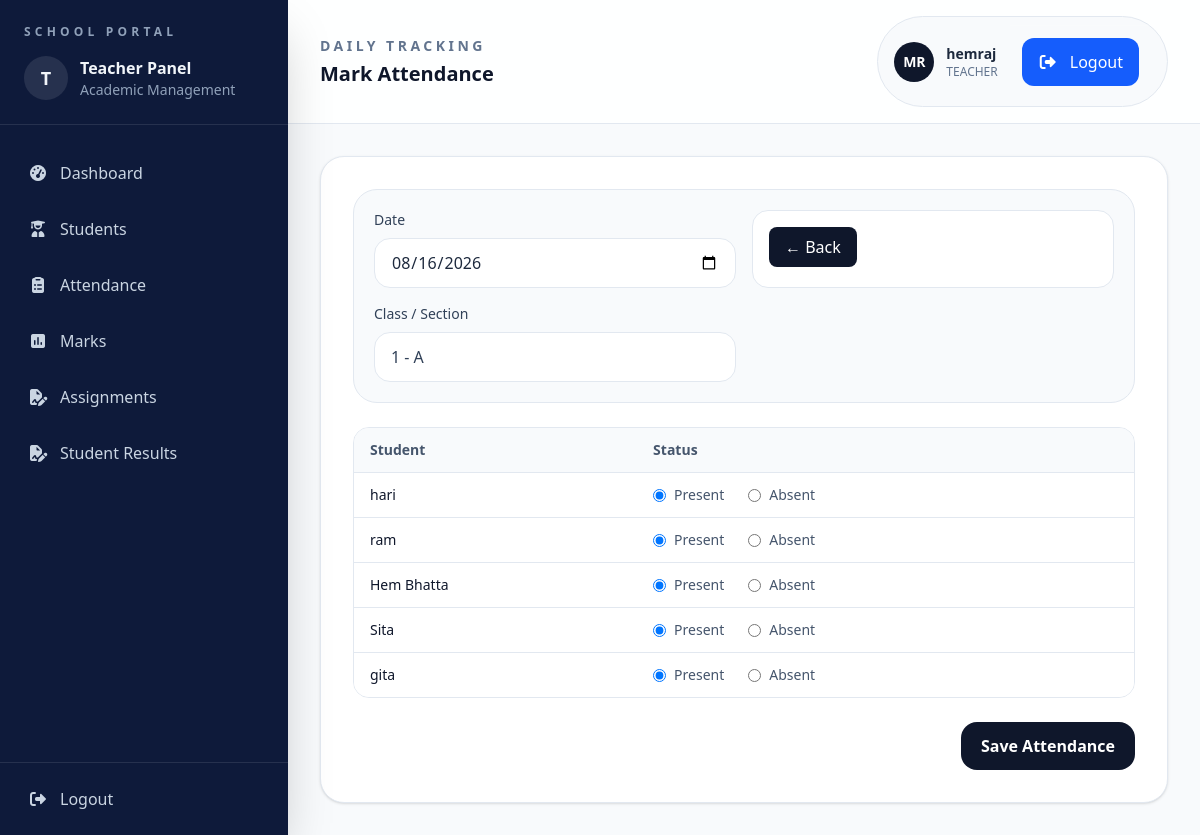
The app's page /attendance/mark/ (signed in) with its own data.
### accounts/models.py (models this page shows, shortened)
class User(AbstractUser):
    ROLE_CHOICES = (("ADMIN", "Admin"), ("TEACHER", "Teacher"))
    role = models.CharField(max_length=20, choices=ROLE_CHOICES, default="TEACHER")

### students/models.py (models this page shows, shortened)
class ClassRoom(models.Model):
    name = models.CharField(max_length=50)
    section = models.CharField(max_length=10)
    teacher = models.ForeignKey(
        User, on_delete=models.SET_NULL, null=True, limit_choices_to={"role": "TEACHER"}
    )

class Student(models.Model):
    name = models.CharField(max_length=50)
    classroom = models.ForeignKey(
        ClassRoom, on_delete=models.CASCADE, related_name="students"
    )
    address = models.TextField(blank=True, null=True)
    phone = models.CharField(max_length=10, blank=True)
    date_of_birth = models.DateField(default="2000-01-01")

### attendance/views.py (the view, shortened to what this page needs)
# urls.py: path("mark/",views.mark_attendance,name="mark-attendance"),
def mark_attendance(request):
    classroom = ClassRoom.objects.filter(teacher=request.user).first()
    if not classroom:
        messages.error(request, "No classroom assigned to you.")
        return redirect("dashboard")
    students = classroom.students.all()
    context = {
        "classroom": classroom,
        "students": students,
        "today": date.today(),
    }
    return render(
        request,
        "attendance/attendance_form.html",
        context,
    )

### attendance/templates/attendance/attendance_form.html (shortened to what this page needs)
{% extends 'base.html' %}
{% block page_label %}Daily Tracking{% endblock %}
{% block page_title %}Mark Attendance{% endblock %}
{% block content %}
<form method="post">
  <div class="space-y-6">
    <div class="rounded-3xl border border-slate-200 bg-slate-50 p-5">
      <div class="grid gap-4 md:grid-cols-2">
        <div>
          <label
            for="date"
            class="mb-2 block text-sm font-medium text-slate-700"
          >
            Date
          </label>
          <input
            id="date"
            name="date"
            type="date"
            value="{{ today|date:'Y-m-d' }}"
            class="w-full rounded-2xl border border-slate-200 bg-white px-4 py-3"
            required
          />
        </div>
      <div class="rounded-2xl border border-slate-200 bg-white p-4">
       <a href="{% url 'attendance' %}"
         class="inline-flex items-center gap-2 rounded-lg bg-slate-900 px-4 py-2 text-white hover:bg-slate-800">
              ← Back
        </a>
      </div>
        <div>
          <label
            for="section"
            class="mb-2 block text-sm font-medium text-slate-700"
          >
            Class / Section
          </label>
          <input
            id="section"
            type="text"
            value="{{ classroom.name }} - {{ classroom.section }}"
            readonly
            class="w-full rounded-2xl border border-slate-200 bg-white px-4 py-3 text-slate-700"
          />
        </div>
      </div>
    </div>
    <div class="overflow-hidden rounded-2xl border border-slate-200">
      <table class="min-w-full divide-y divide-slate-200 text-left text-sm">
        <thead class="bg-slate-50 text-slate-600">
          <tr>
            <th class="px-4 py-3 font-semibold">Student</th>
            <th class="px-4 py-3 font-semibold">Status</th>
          </tr>
        </thead>
        <tbody class="divide-y divide-slate-200 bg-white">
          {% for student in students %}
          <tr>
            <td class="px-4 py-3 font-medium text-slate-900">
              {{ student.name }}
            </td>
            <td class="px-4 py-3">
              <div class="flex gap-6">
                <label class="flex items-center gap-2 text-sm text-slate-600">
                  <input
                    type="radio"
                    name="student_{{ student.id }}"
                    value="PRESENT"
                    checked
                  />
                  Present
                </label>
                <label class="flex items-center gap-2 text-sm text-slate-600">
                  <input
                    type="radio"
                    name="student_{{ student.id }}"
                    value="ABSENT"
                  />
                  Absent
                </label>
              </div>
            </td>
          </tr>
          {% empty %}
          <tr>
            <td colspan="2" class="px-4 py-8 text-center text-slate-500">
              No students found in your assigned class.
            </td>
          </tr>
          {% endfor %}
        </tbody>
      </table>
    </div>
    <div class="flex justify-end">
      <button
        type="submit"
        class="rounded-2xl bg-slate-900 px-5 py-3 font-semibold text-white transition hover:bg-slate-800"
      >
        Save Attendance
      </button>
    </div>
  </div>
</form>
{% endblock %}

### templates/base.html (shortened to what this page needs)
{% load static %}
<!doctype html>
<html lang="en">
<head>
<script src="https://cdn.jsdelivr.net/npm/@tailwindcss/browser@4"></script>
<link rel="stylesheet"
      href="https://cdnjs.cloudflare.com/ajax/libs/font-awesome/7.0.1/css/all.min.css"
 />
</head>
<body class="bg-slate-50 text-slate-800">
<div class="min-h-screen bg-slate-50">
  {% include 'sidebar.html' %}
  <div class="min-h-screen lg:ml-72">
    <header class="border-b border-slate-200 bg-white/90 px-4 py-4 sm:px-6 lg:px-8">
      <div class="flex flex-col gap-4 sm:flex-row sm:items-center sm:justify-between">
        <div>
          <p class="text-sm font-semibold uppercase tracking-[0.25em] text-slate-500">
            {% block page_label %}{% endblock %}
          </p>
          <h1 class="mt-1 text-xl font-semibold text-slate-900">
            {% block page_title %}{% endblock %}
          </h1>
        </div>
        <div class="flex items-center gap-3 rounded-full border border-slate-200 bg-slate-50 px-4 py-2">
          <div class="flex h-10 w-10 items-center justify-center rounded-full bg-slate-900 text-sm font-semibold text-white">
            MR
          </div>
          <div>
            <p class="text-sm font-semibold text-slate-800">
              {{ request.user.username }}
            </p>
            <p class="text-xs text-slate-500">
              {{ request.user.role }}
            </p>
          </div>
          <div class="border-t border-white/10 p-3">
            <a
              href="{% url 'teacher-logout' %}"
              class="flex items-center gap-3 rounded-xl bg-blue-600 px-4 py-3 text-white transition hover:bg-blue-700">
              <span class="text-base">
                <i class="fa-solid fa-right-from-bracket"></i>
              </span>
              <span>
                Logout
              </span>
            </a>
          </div>
        </div>
      </div>
    </header>
    <main class="p-4 sm:p-6 lg:p-8">
      <div class="rounded-3xl border border-slate-200 bg-white p-4 shadow-sm sm:p-6 lg:p-8">
        {% block content %}
        {% endblock content %}
      </div>
    </main>
  </div>
</div>
</body>
</html>

### records on screen
User: user.username "hemraj", user.role "TEACHER"
ClassRoom: name "1 - A"
Student: name "hari"
Student: name "ram"
Student: name "Hem Bhatta"
Student: name "Sita"
Student: name "gita"
